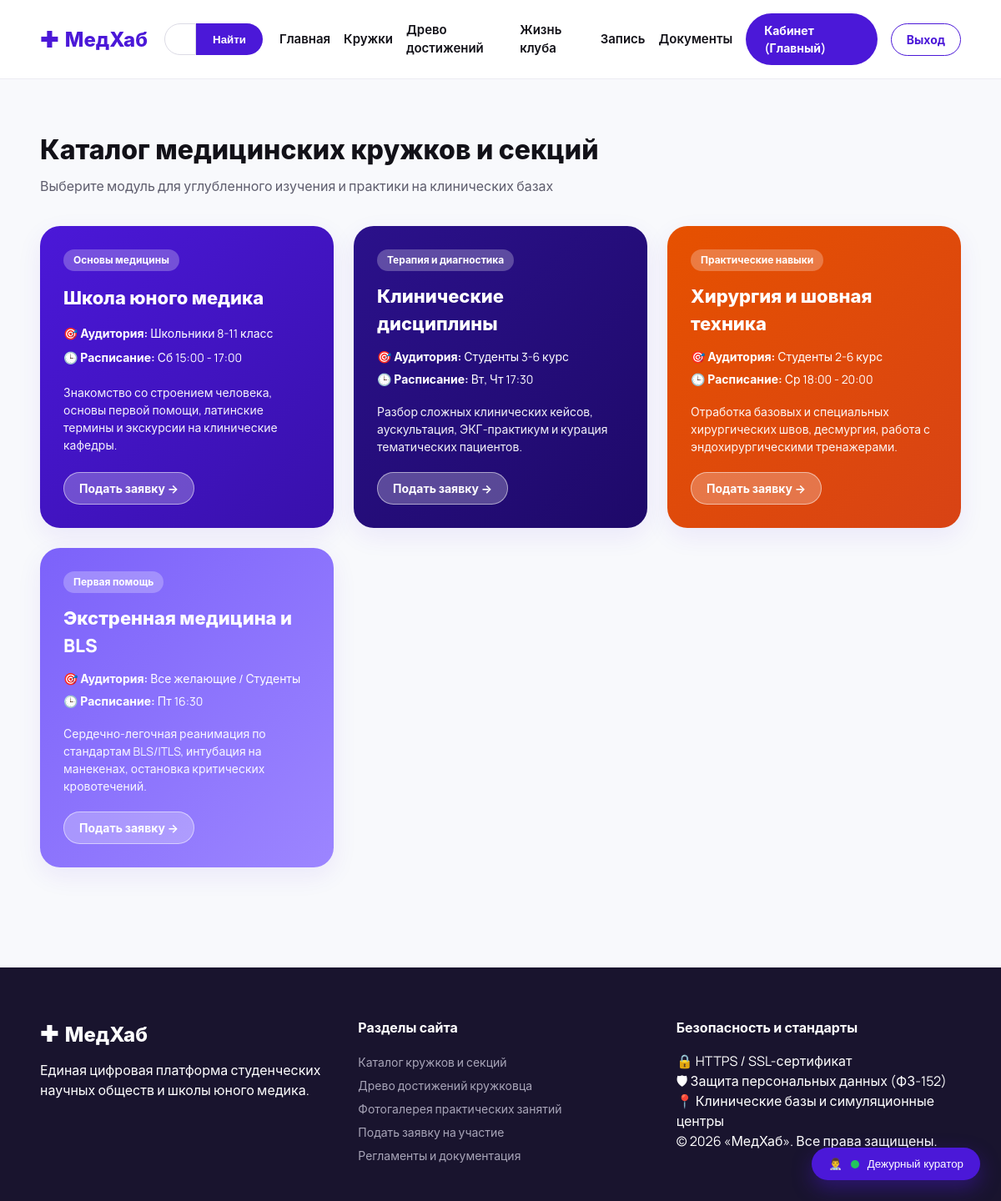
Screenshot of /directions (signed in) with the database file from the repository.
### app.py (models this page shows)
class User(UserMixin, db.Model):
    id = db.Column(db.Integer, primary_key=True)
    email = db.Column(db.String(120), unique=True, nullable=False)
    password_hash = db.Column(db.String(255), nullable=False)
    full_name = db.Column(db.String(120), nullable=False)
    role = db.Column(db.String(20), default='visitor')  # visitor, staff, admin
    created_at = db.Column(db.DateTime, default=datetime.utcnow)

class Course(db.Model):
    id = db.Column(db.Integer, primary_key=True)
    title = db.Column(db.String(150), nullable=False)
    category = db.Column(db.String(100), nullable=False)
    audience = db.Column(db.String(100), nullable=False)
    schedule = db.Column(db.String(150), nullable=False)
    description = db.Column(db.Text, nullable=False)
    accent_class = db.Column(db.String(50), default='card-purple')

### app.py (the view)
@app.route('/directions')
def directions():
    query = request.args.get('search', '').strip()
    if query:
        courses = Course.query.filter(
            Course.title.ilike(f'%{query}%') | Course.category.ilike(f'%{query}%')
        ).all()
    else:
        courses = Course.query.all()
    return render_template('directions.html', courses=courses, search_query=query)

### app.py (called while the page is built)
@login_manager.user_loader
def load_user(user_id):
    return User.query.get(int(user_id))

@app.before_request
def ensure_db_initialized():
    if not hasattr(app, '_db_initialized'):
        init_db()
        app._db_initialized = True

### templates/directions.html (shortened to what this page needs)
{% extends 'base.html' %}
{% block content %}
<section class="section">
    <div class="container">
        <h2 class="section-title">Каталог медицинских кружков и секций</h2>
        <p class="section-subtitle">Выберите модуль для углубленного изучения и практики на клинических базах</p>
        <div class="courses-grid">
            {% for course in courses %}
            <div class="course-card {{ course.accent_class }}">
                <div class="course-badge">{{ course.category }}</div>
                <h3 class="course-title">{{ course.title }}</h3>
                <p class="course-audience">🎯 <strong>Аудитория:</strong> {{ course.audience }}</p>
                <p class="course-schedule">🕒 <strong>Расписание:</strong> {{ course.schedule }}</p>
                <p class="course-desc">{{ course.description }}</p>
                <div class="course-footer">
                    <a href="{{ url_for('apply', course=course.title) }}" class="btn btn-light-pill">Подать заявку →</a>
                </div>
            </div>
            {% else %}
            <div class="empty-state">
                <p>По вашему запросу кружков не найдено. Попробуйте изменить поисковый запрос.</p>
            </div>
            {% endfor %}
        </div>
    </div>
</section>
{% endblock %}

### templates/base.html (shortened to what this page needs)
<!DOCTYPE html>
<html lang="ru">
<head>
    <link rel="stylesheet" href="{{ url_for('static', filename='css/style.css') }}">
</head>
<body>
    <header class="site-header">
        <div class="container header-container">
            <a href="{{ url_for('index') }}" class="logo">
                <span class="logo-icon">✚</span>
                <span class="logo-text">МедХаб</span>
            </a>
            <form action="{{ url_for('directions') }}" method="GET" class="header-search">
                <input type="text" name="search" placeholder="Поиск кружка" value="{{ search_query or '' }}">
                <button type="submit">Найти</button>
            </form>
            <nav class="header-nav">
                <a href="{{ url_for('index') }}" class="nav-link">Главная</a>
                <a href="{{ url_for('directions') }}" class="nav-link">Кружки</a>
                <a href="{{ url_for('gamification') }}" class="nav-link">Древо достижений</a>
                <a href="{{ url_for('gallery') }}" class="nav-link">Жизнь клуба</a>
                <a href="{{ url_for('apply') }}" class="nav-link">Запись</a>
                <a href="{{ url_for('docs') }}" class="nav-link">Документы</a>
                {% if current_user.is_authenticated %}
                    <a href="{{ url_for('dashboard') }}" class="btn btn-primary-pill">
                        Кабинет ({{ current_user.full_name.split()[0] }})
                    </a>
                    <a href="{{ url_for('logout') }}" class="btn btn-outline-pill">Выход</a>
                {% else %}
                    <a href="{{ url_for('login') }}" class="btn btn-primary-pill">Вход в ЛК →</a>
                {% endif %}
            </nav>
        </div>
    </header>
    <main>
        {% block content %}{% endblock %}
    </main>
    <footer class="site-footer">
        <div class="container footer-container">
            <div class="footer-col">
                <div class="logo white-logo">
                    <span class="logo-icon">✚</span>
                    <span class="logo-text">МедХаб</span>
                </div>
                <p>Единая цифровая платформа студенческих научных обществ и школы юного медика.</p>
            </div>
            <div class="footer-col">
                <h4>Разделы сайта</h4>
                <ul>
                    <li><a href="{{ url_for('directions') }}">Каталог кружков и секций</a></li>
                    <li><a href="{{ url_for('gamification') }}">Древо достижений кружковца</a></li>
                    <li><a href="{{ url_for('gallery') }}">Фотогалерея практических занятий</a></li>
                    <li><a href="{{ url_for('apply') }}">Подать заявку на участие</a></li>
                    <li><a href="{{ url_for('docs') }}">Регламенты и документация</a></li>
                </ul>
            </div>
            <div class="footer-col">
                <h4>Безопасность и стандарты</h4>
                <p>🔒 HTTPS / SSL-сертификат</p>
                <p>🛡 Защита персональных данных (ФЗ-152)</p>
                <p>📍 Клинические базы и симуляционные центры</p>
                <p>© 2026 «МедХаб». Все права защищены.</p>
            </div>
        </div>
    </footer>
    <div class="chat-widget" id="chatWidget">
        <button class="chat-toggle-btn" id="chatToggleBtn">
            <span class="chat-avatar">👨‍⚕️</span>
            <span class="chat-status-badge online"></span>
            <span class="chat-toggle-text">Дежурный куратор</span>
        </button>
    </div>
</body>
</html>

### rows the page displays
User: full_name "Главный"
Course: category "Основы медицины", title "Школа юного медика", audience "Школьники 8-11 класс", schedule "Сб 15:00 - 17:00", description "Знакомство со строением человека, основы первой помощи, латинские термины и экскурсии на клинические кафедры."
Course: category "Терапия и диагностика", title "Клинические дисциплины", audience "Студенты 3-6 курс", schedule "Вт, Чт 17:30", description "Разбор сложных клинических кейсов, аускультация, ЭКГ-практикум и курация тематических пациентов."
Course: category "Практические навыки", title "Хирургия и шовная техника", audience "Студенты 2-6 курс", schedule "Ср 18:00 - 20:00", description "Отработка базовых и специальных хирургических швов, десмургия, работа с эндохирургическими тренажерами."
Course: category "Первая помощь", title "Экстренная медицина и BLS", audience "Все желающие / Студенты", schedule "Пт 16:30", description "Сердечно-легочная реанимация по стандартам BLS/ITLS, интубация на манекенах, остановка критических кровотечений."
